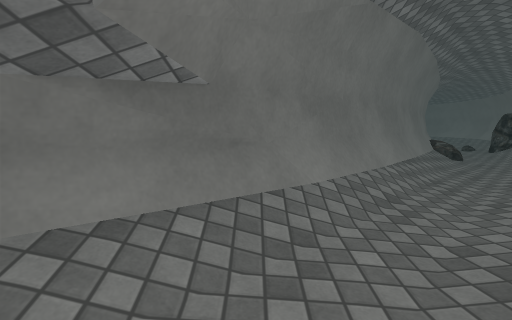
View 1 (above)

16 first-person views from a walk through a scene from a Unity 3-D project. The camera is 1.2 m above the floor, tilts 6° down and sees 80° across. The floor is counted in squares, 1 m on a side. Each view is taken from the middle of a square. On the plan, view 1 faces up. The plan holds only what a view shows up to about 13 squares ahead; the rest is blank. The place goes on beyond the plan. The player character is not drawn. Some animated figures are not drawn. Some surface patterns are stand-ins.

View 2
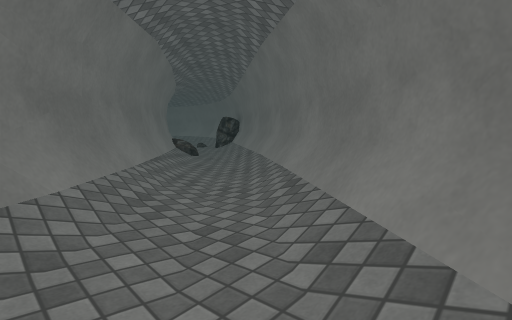

View 3
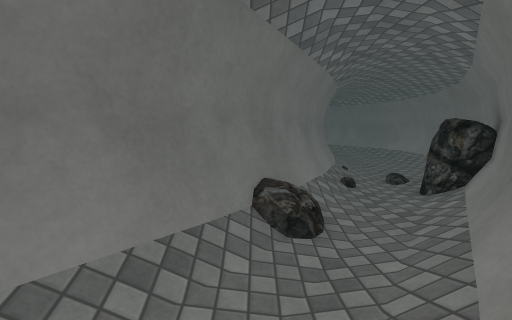

View 4
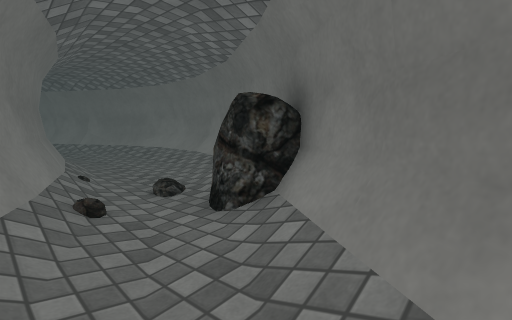

View 5
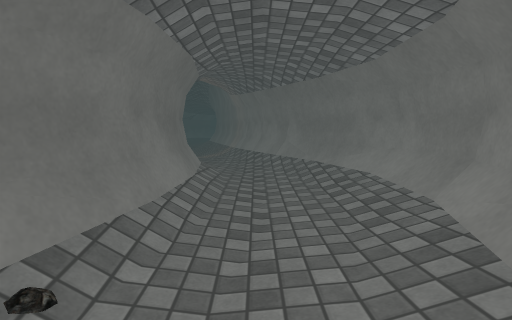

View 6
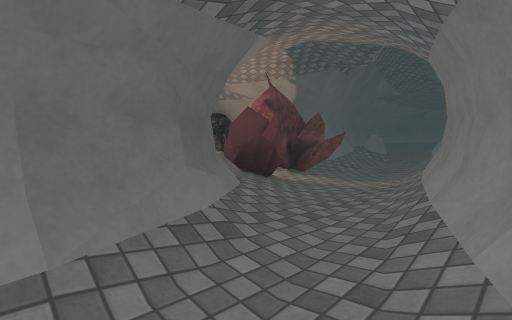

View 7
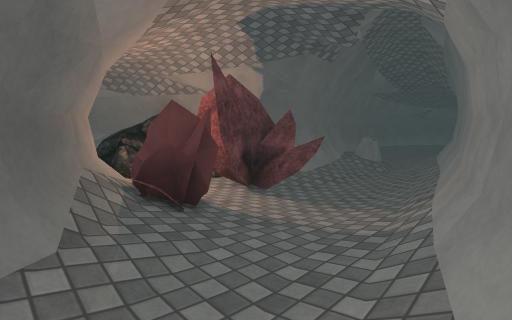

View 8
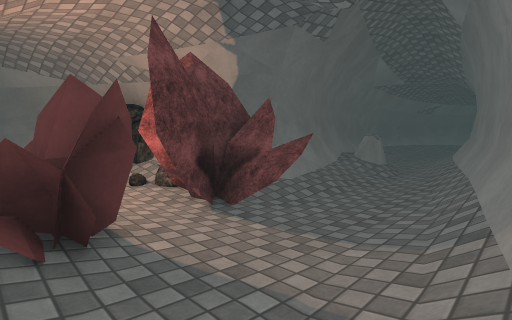

View 9
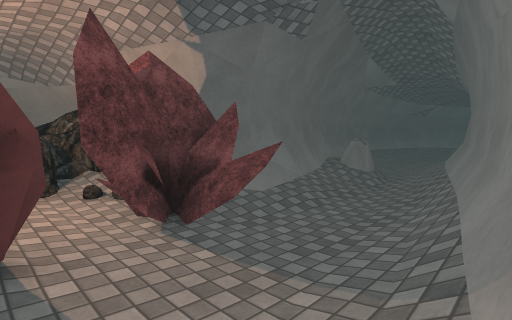

View 10
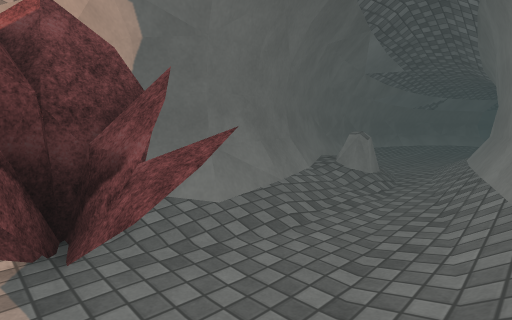

View 11
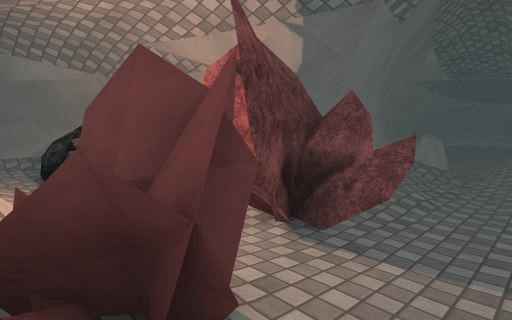

View 12
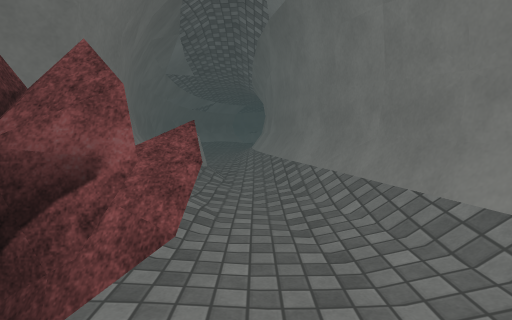

View 13
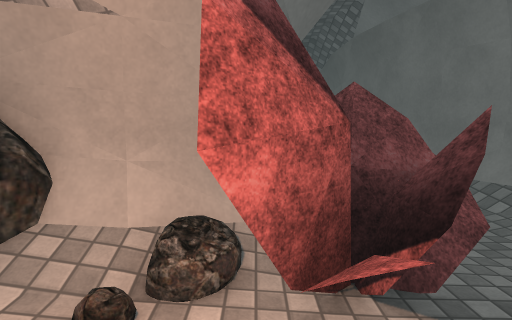

View 14
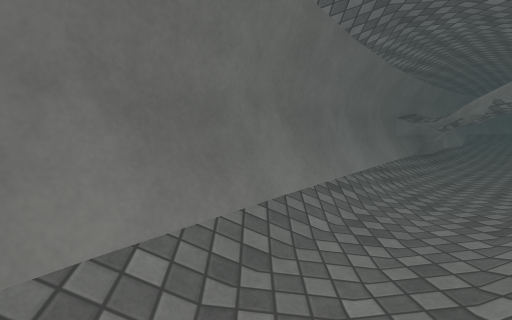

View 15
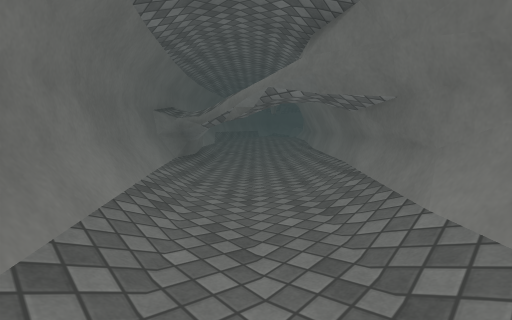

View 16
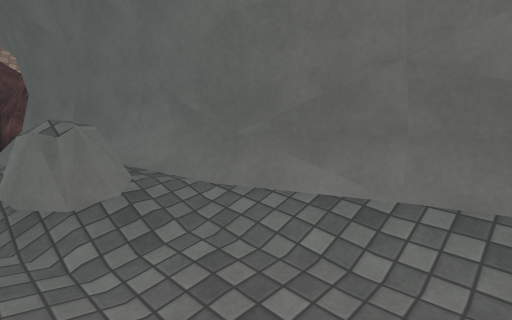

### Floor plan
Key: @ floor where view 1 was taken; # wall or solid block; . main floor; : floor 0.25 m higher than the main floor; - floor 0.25 m lower than the main floor; + floor 0.5 m higher than the main floor; / step, stairs or slope; = window, fence, low wall or low ledge; ^ raised ledge; R rock; P plant; O other object.
Columns run from 4 left of view 1 to 13 right of it. Each row starts with its distance up from view 1.
 41      #/.-.
 40      #/.-.##
 39      ##/..=#
 38       #//./#
 37       #O=./#
 36       ##^//#
 35        ##/.##
 34        #/../#
 33        ##../#
 32         #/./#
 31        ##/..##
 30     R###/.../#
 29   #RRR=#..../#
 28  ##RRR+P....:#
 27 ## RRR::::..:##
 26 #+:R+R//##/::/#
 25        ###/::/#
 24          ##/::##
 23           ##/:/#
 22            ##::##
 21             #/:/#
 20             #/:/#
 19             #/::##
 18             #/::/#
 17             #/::/#
 16             #/::##
 15             #/:/#
 14            ##://#
 13            ##./##
 12           ##::R#
 11           #/./##
 10          ##//##
  9         ##/./#
  8        ##/./##
  7       ##/./##
  6      ##/../#
  5     ##/../##
  4    ##/../##
  3    #/../##
  2   ##.../#
  1   #.../##
  0   ##@/##
 -1    #/##
 -2    ###

Positions as (right, up) in squares from view 1, and headings:
1: (0, 0), facing up
2: (0, 0), facing up-right
3: (6, 6), facing up
4: (7, 9), facing up-right
5: (10, 13), facing up
6: (11, 20), facing up-left
7: (10, 23), facing up-left
8: (9, 25), facing up-left
9: (9, 26), facing up-left
10: (8, 28), facing up-left
11: (7, 25), facing up-left
12: (6, 27), facing up
13: (3, 26), facing up
14: (5, 8), facing down
15: (4, 5), facing down-left
16: (5, 41), facing down-left
